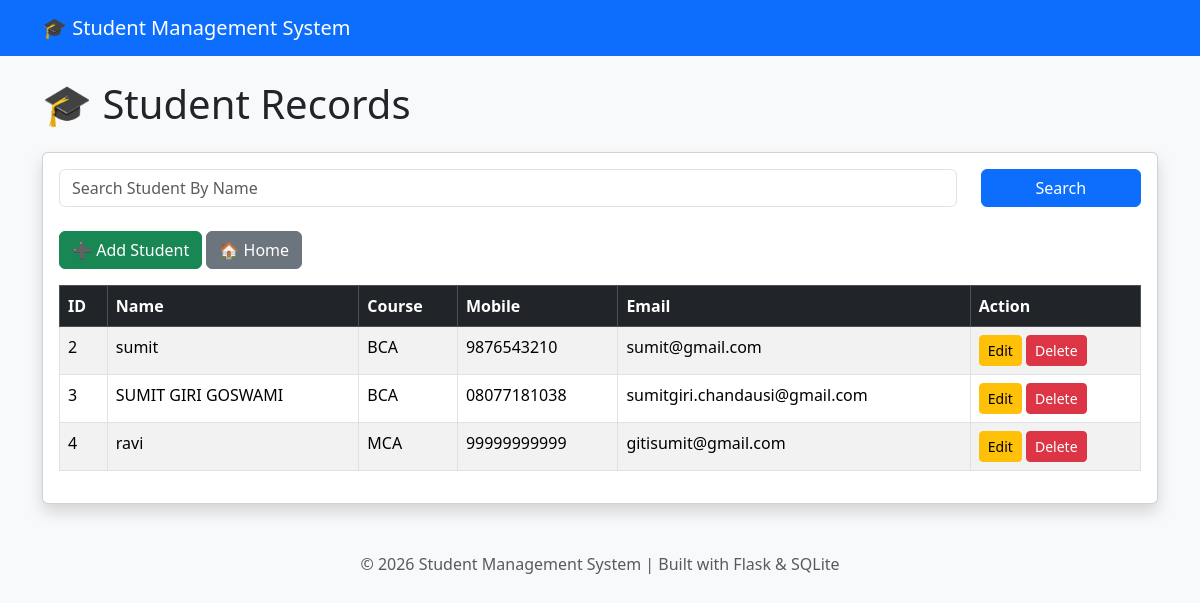
Before: /students with the older database file.
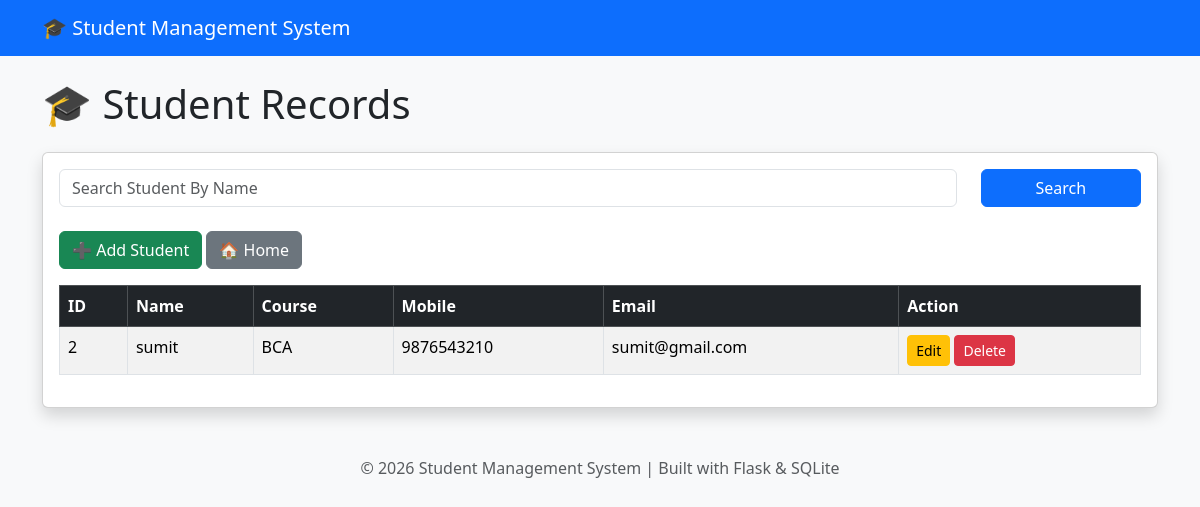
After: the same page with the newer database file.
### tables this page shows
CREATE TABLE students (
        id INTEGER PRIMARY KEY AUTOINCREMENT,
        name TEXT NOT NULL,
        course TEXT NOT NULL,
        mobile TEXT NOT NULL,
        email TEXT NOT NULL
    );

### app.py (the view)
@app.route("/students")
def view_students():
    search = request.args.get("search")
    conn = sqlite3.connect("students.db")
    cursor = conn.cursor()
    if search:
        cursor.execute(
            "SELECT * FROM students WHERE name LIKE ?",
            ('%' + search + '%',)
        )
    else:
        cursor.execute(
            "SELECT * FROM students"
        )
    students = cursor.fetchall()
    conn.close()
    return render_template(
        "view_students.html",
        students=students
    )

### templates/view_students.html
{% extends "base.html" %}
{% block content %}
<h1 class="mb-4">
    🎓 Student Records
</h1>
<div class="card shadow">
    <div class="card-body">
        <form method="GET" action="/students" class="mb-4">
            <div class="row">
                <div class="col-md-10">
                    <input
                        type="text"
                        name="search"
                        class="form-control"
                        placeholder="Search Student By Name">
                </div>
                <div class="col-md-2">
                    <button class="btn btn-primary w-100">
                        Search
                    </button>
                </div>
            </div>
        </form>
        <div class="mb-3">
            <a href="/add" class="btn btn-success">
                ➕ Add Student
            </a>
            <a href="/" class="btn btn-secondary">
                🏠 Home
            </a>
        </div>
        <table class="table table-bordered table-striped table-hover">
            <thead class="table-dark">
                <tr>
                    <th>ID</th>
                    <th>Name</th>
                    <th>Course</th>
                    <th>Mobile</th>
                    <th>Email</th>
                    <th>Action</th>
                </tr>
            </thead>
            <tbody>
                {% for student in students %}
                <tr>
                    <td>{{ student[0] }}</td>
                    <td>{{ student[1] }}</td>
                    <td>{{ student[2] }}</td>
                    <td>{{ student[3] }}</td>
                    <td>{{ student[4] }}</td>
                    <td>
                        <a href="/update/{{ student[0] }}"
                           class="btn btn-warning btn-sm">
                            Edit
                        </a>
                        <a href="/delete/{{ student[0] }}"
                           class="btn btn-danger btn-sm"
                           onclick="return confirm('Delete this student?')">
                            Delete
                        </a>
                    </td>
                </tr>
                {% endfor %}
            </tbody>
        </table>
    </div>
</div>
{% endblock %}

Changed rows visible on the page:
removed students: id "3", name "SUMIT GIRI GOSWAMI", course "BCA", mobile "08077181038", email "sumitgiri.chandausi@gmail.com"
removed students: id "4", name "ravi", course "MCA", mobile "99999999999", email "gitisumit@gmail.com"
